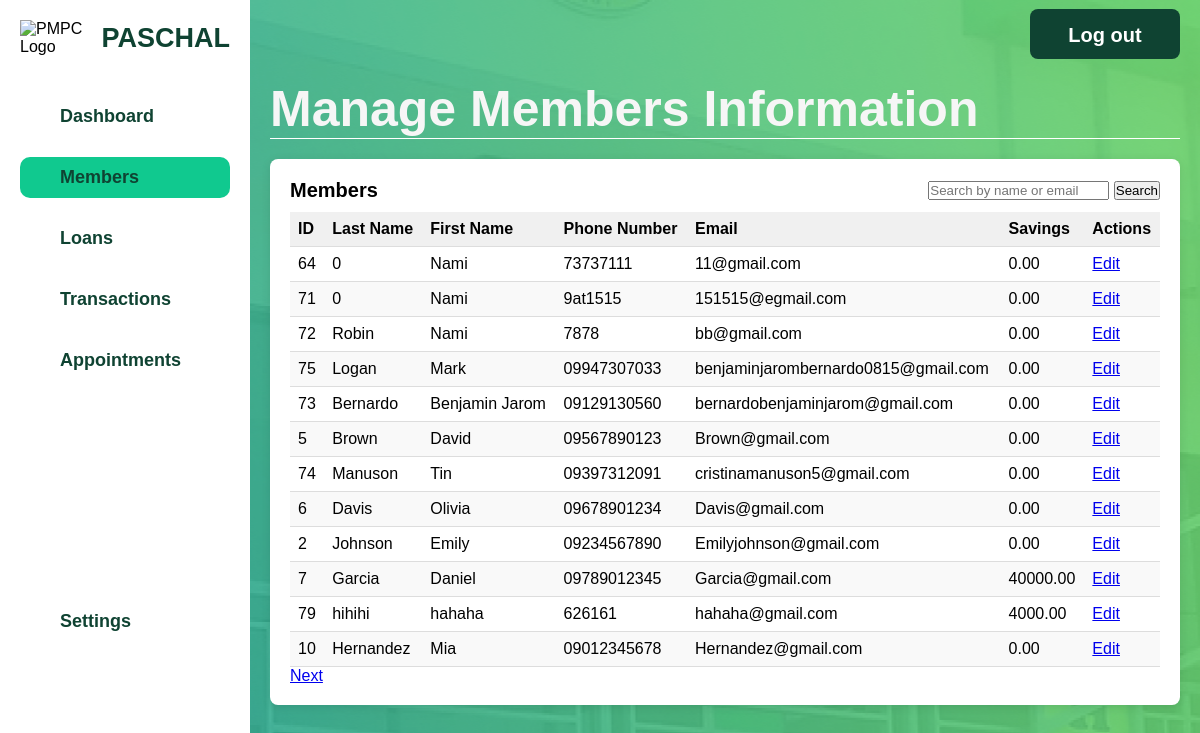
The page /admin/admin-manage-members.php (signed in) on the database as committed earlier.
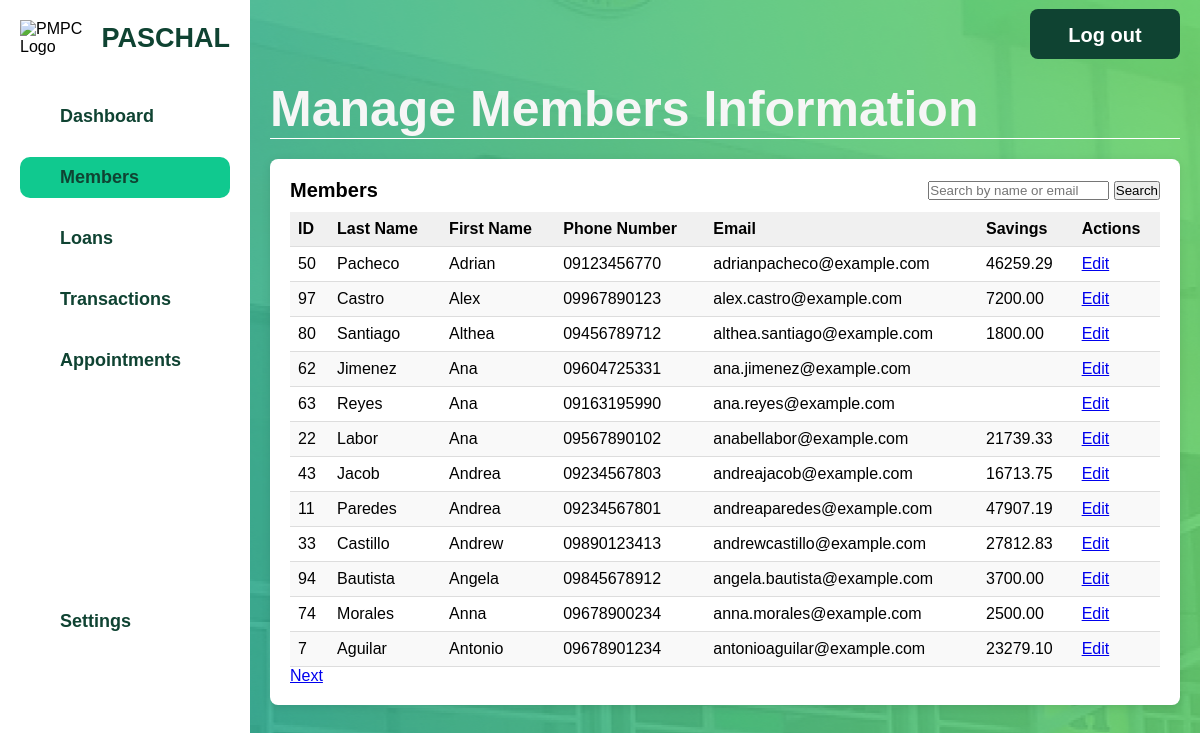
The same page on the database as committed later.
### tables this page shows
CREATE TABLE `member` (
  `Email` char(255) NOT NULL,
  `MemberID` int(11) NOT NULL,
  `LastName` varchar(50) DEFAULT NULL,
  `FirstName` varchar(50) DEFAULT NULL,
  `MiddleName` varchar(50) DEFAULT NULL,
  `AddressID` int(11) DEFAULT NULL,
  `Birthday` date DEFAULT NULL,
  `Sex` varchar(10) DEFAULT NULL,
  `TINNumber` varchar(15) DEFAULT NULL,
  `ContactNo` varchar(15) DEFAULT NULL,
  `DateCreated` datetime DEFAULT current_timestamp(),
  `Savings` decimal(10,2) DEFAULT 0.00,
  `TypeOfMember` enum('Regular','Associate') DEFAULT 'Regular',
  `MembershipStatus` enum('Pending','Active') DEFAULT 'Pending',
  `ShareCapital` decimal(10,2) DEFAULT 0.00
);

### html/admin/admin-manage-members.php (the view, shortened to what the changed rows need)
<?php
$servername = "localhost";
$dbUsername = "root";
$dbPassword = "";
$dbname = "pmpc";
$conn = new mysqli($servername, $dbUsername, $dbPassword, $dbname);
$limit = 12;
$page = isset($_GET['page']) ? (int)$_GET['page'] : 1;
$offset = ($page - 1) * $limit;
$searchQuery = isset($_GET['search']) ? $_GET['search'] : "";
if (!empty($searchQuery)) {
    $allMembersQuery = "
        SELECT
            MemberID,
            LastName,
            FirstName,
            ContactNo,
            Email,
            Savings
        FROM
            member
        WHERE
            LastName LIKE ? OR
            FirstName LIKE ? OR
            Email LIKE ?
        LIMIT ?, ?
    ";
    $searchTerm = "%" . $searchQuery . "%";
    $stmt = $conn->prepare($allMembersQuery);
    $stmt->bind_param("sssii", $searchTerm, $searchTerm, $searchTerm, $offset, $limit);
} else {
    $allMembersQuery = "
        SELECT
            MemberID,
            LastName,
            FirstName,
            ContactNo,
            Email,
            Savings
        FROM
            member
        LIMIT ?, ?
    ";
    $stmt = $conn->prepare($allMembersQuery);
    $stmt->bind_param("ii", $offset, $limit);
}
$stmt->execute();
$allMembersResult = $stmt->get_result();
?>
<!DOCTYPE html>
<html lang="en">
<head>
    <link rel="stylesheet" href="../../css/admin-manage-members.css">
    <link rel="stylesheet" href="../../css/admin-general.css">
</head>
<body>
    <div class="container">
        <div class="sidebar">
            <div class="logo-container">
                <h2 class="pmpc-text">PASCHAL</h2>
            </div>
        </div>
        <div class="main-content">
            <header>
                <h1>Manage Members Information</h1>
            </header>
            <section class="member-list">
                <table>
                    <thead>
                        <tr>
                            <th>ID</th>
                            <th>Last Name</th>
                            <th>First Name</th>
                            <th>Phone Number</th>
                            <th>Email</th>
                            <th>Savings</th>
                            <th>Actions</th>
                        </tr>
                    </thead>
                    <tbody>
                        <?php
                        if ($allMembersResult->num_rows > 0) {
                            while ($row = $allMembersResult->fetch_assoc()) {
                                echo "<tr>";
                                echo "<td>" . htmlspecialchars($row['MemberID']) . "</td>";
                                echo "<td>" . htmlspecialchars($row['LastName']) . "</td>";
                                echo "<td>" . htmlspecialchars($row['FirstName']) . "</td>";
                                echo "<td>" . htmlspecialchars($row['ContactNo']) . "</td>";
                                echo "<td>" . htmlspecialchars($row['Email']) . "</td>";
                                echo "<td>" . htmlspecialchars($row['Savings']) . "</td>";
                                echo "<td><a href='admin-edit-member.php?id=" . htmlspecialchars($row['MemberID']) . "'>Edit</a></td>";
                                echo "</tr>";
                            }
                        } else {
                            echo "<tr><td colspan='7'>No members found.</td></tr>";
                        }
                        ?>
                    </tbody>
                </table>
            </section>
        </div>
    </div>
</body>
</html>

Rows that differ between the two databases and show on the page:
no longer on this page (row edited): member: MemberID "64", LastName "0", FirstName "Nami", ContactNo "73737111", Email "11@gmail.com", Savings "0.00"
no longer on this page (row edited): member: MemberID "71", LastName "0", FirstName "Nami", ContactNo "9at1515", Email "151515@egmail.com", Savings "0.00"
no longer on this page (row edited): member: MemberID "72", LastName "Robin", FirstName "Nami", ContactNo "7878", Email "bb@gmail.com", Savings "0.00"
no longer on this page (row edited): member: MemberID "75", LastName "Logan", FirstName "Mark", ContactNo "09947307033", Email "benjaminjarombernardo0815@gmail.com", Savings "0.00"
no longer on this page (row edited): member: MemberID "73", LastName "Bernardo", FirstName "Benjamin Jarom", ContactNo "09129130560", Email "bernardobenjaminjarom@gmail.com", Savings "0.00"
no longer on this page (row edited): member: MemberID "5", LastName "Brown", FirstName "David", ContactNo "09567890123", Email "Brown@gmail.com", Savings "0.00"
no longer on this page (row edited): member: MemberID "6", LastName "Davis", FirstName "Olivia", ContactNo "09678901234", Email "Davis@gmail.com", Savings "0.00"
no longer on this page (row edited): member: MemberID "2", LastName "Johnson", FirstName "Emily", ContactNo "09234567890", Email "Emilyjohnson@gmail.com", Savings "0.00"
no longer on this page (row edited): member: MemberID "79", LastName "hihihi", FirstName "hahaha", ContactNo "626161", Email "hahaha@gmail.com", Savings "4000.00"
no longer on this page (row edited): member: MemberID "10", LastName "Hernandez", FirstName "Mia", ContactNo "09012345678", Email "Hernandez@gmail.com", Savings "0.00"
added member: MemberID "50", LastName "Pacheco", FirstName "Adrian", ContactNo "09123456770", Email "adrianpacheco@example.com", Savings "46259.29"
added member: MemberID "97", LastName "Castro", FirstName "Alex", ContactNo "09967890123", Email "alex.castro@example.com", Savings "7200.00"
added member: MemberID "80", LastName "Santiago", FirstName "Althea", ContactNo "09456789712", Email "althea.santiago@example.com", Savings "1800.00"
added member: MemberID "62", LastName "Jimenez", FirstName "Ana", ContactNo "09604725331", Email "ana.jimenez@example.com"
added member: MemberID "63", LastName "Reyes", FirstName "Ana", ContactNo "09163195990", Email "ana.reyes@example.com"
added member: MemberID "22", LastName "Labor", FirstName "Ana", ContactNo "09567890102", Email "anabellabor@example.com", Savings "21739.33"
added member: MemberID "43", LastName "Jacob", FirstName "Andrea", ContactNo "09234567803", Email "andreajacob@example.com", Savings "16713.75"
added member: MemberID "11", LastName "Paredes", FirstName "Andrea", ContactNo "09234567801", Email "andreaparedes@example.com", Savings "47907.19"
added member: MemberID "33", LastName "Castillo", FirstName "Andrew", ContactNo "09890123413", Email "andrewcastillo@example.com", Savings "27812.83"
added member: MemberID "94", LastName "Bautista", FirstName "Angela", ContactNo "09845678912", Email "angela.bautista@example.com", Savings "3700.00"
changed member id 74: LastName "Manuson" → "Morales"; FirstName "Tin" → "Anna"; ContactNo "09397312091" → "09678900234"; Email "cristinamanuson5@gmail.com" → "anna.morales@example.com"; Savings "0.00" → "2500.00"
changed member id 7: LastName "Garcia" → "Aguilar"; FirstName "Daniel" → "Antonio"; ContactNo "09789012345" → "09678901234"; Email "Garcia@gmail.com" → "antonioaguilar@example.com"; Savings "40000.00" → "23279.10"
